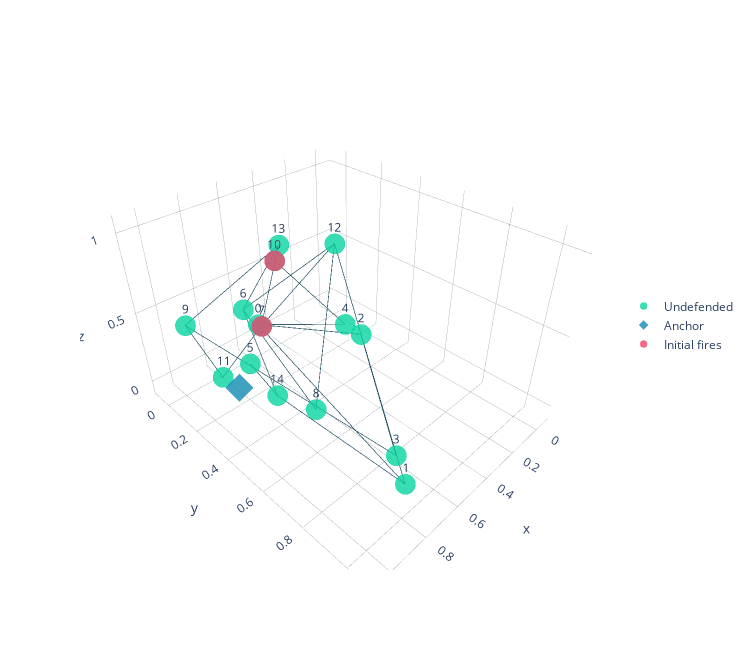

Notebook code cell kept with this figure:
### Markdown cell above
## 3D Connected Erdos Instance

### Code cell
n = 15
p = 0.25
dim =  3
fighter_pos = None
num_fires =  2
seed = None
generator = np.random.default_rng(seed)

x = mfp.erdos_connected(n, p, dim, fighter_pos, num_fires, generator)
mfp.plot3d(x, node_size=7, plot_grid=True, plot_labels=True)

### Figure 1 — Plotly figure (JSON) as saved in the notebook; plotly's stock layout.template omitted (floating-point values rounded to 4 significant figures)
{"data": [{"hoverinfo": "none", "line": {"color": "#073b4c", "width": 1.5}, "mode": "lines", "opacity": 0.8, "showlegend": false, "type": "scatter3d", "x": [0.7397, 0.7442, null, 0.7397, 0.4609, null, 0.7397, 0.2104, null, 0.7442, 0.1442, null, 0.7442, 0.7989, null, 0.4609, 0.6847, null, 0.6847, 0.9414, null, 0.2104, 0.512, null, 0.8721, 0.7989, null, 0.6652, 0.7451, null, 0.6652, 0.1442, null, 0.6652, 0.4033, null, 0.6652, 0.7989, null, 0.5273, 0.9336, null, 0.5273, 0.1442, null, 0.5273, 0.4033, null, 0.7451, 0.1442, null, 0.9414, 0.9336, null, 0.9414, 0.4033, null, 0.512, 0.4033, null], "y": [0.2396, 0.968, null, 0.2396, 0.5408, null, 0.2396, 0.2509, null, 0.968, 0.1346, null, 0.968, 0.3866, null, 0.5408, 0.8845, null, 0.8845, 0.005988, null, 0.2509, 0.119, null, 0.3242, 0.3866, null, 0.05886, 0.5488, null, 0.05886, 0.1346, null, 0.05886, 0.03565, null, 0.05886, 0.3866, null, 0.008299, 0.2112, null, 0.008299, 0.1346, null, 0.008299, 0.03565, null, 0.5488, 0.1346, null, 0.005988, 0.2112, null, 0.005988, 0.03565, null, 0.119, 0.03565, null], "z": [0.456, 0.05581, null, 0.456, 0.4434, null, 0.456, 0.1311, null, 0.05581, 0.6268, null, 0.05581, 0.115, null, 0.4434, 0.1022, null, 0.1022, 0.3983, null, 0.1311, 0.6775, null, 0.3434, 0.115, null, 0.3814, 0.1274, null, 0.3814, 0.6268, null, 0.3814, 0.6835, null, 0.3814, 0.115, null, 0.1309, 0.1909, null, 0.1309, 0.6268, null, 0.1309, 0.6835, null, 0.1274, 0.6268, null, 0.3983, 0.1909, null, 0.3983, 0.6835, null, 0.6775, 0.6835, null]}, {"hoverinfo": "text", "marker": {"color": "#06d6a0", "line": {"color": "#06d6a0", "width": 0.5}, "opacity": 0.8, "size": 7, "symbol": "circle"}, "mode": "markers+text", "name": "Undefended", "text": ["0", "1", "2", "3", "4", "5", "6", "7", "8", "9", "10", "11", "12", "13", "14"], "type": "scatter3d", "x": [0.7397, 0.7442, 0.4609, 0.6847, 0.2104, 0.8721, 0.6652, 0.5273, 0.7451, 0.9414, 0.512, 0.9336, 0.1442, 0.4033, 0.7989], "y": [0.2396, 0.968, 0.5408, 0.8845, 0.2509, 0.3242, 0.05886, 0.008299, 0.5488, 0.005988, 0.119, 0.2112, 0.1346, 0.03565, 0.3866], "z": [0.456, 0.05581, 0.4434, 0.1022, 0.1311, 0.3434, 0.3814, 0.1309, 0.1274, 0.3983, 0.6775, 0.1909, 0.6268, 0.6835, 0.115]}, {"hoverinfo": "text", "marker": {"color": "#118ab2", "line": {"color": "#118ab2", "width": 0.5}, "opacity": 0.8, "size": 7, "symbol": "diamond"}, "mode": "markers", "name": "Anchor", "text": ["Anchor"], "type": "scatter3d", "x": [0.8754], "y": [0.2358], "z": [0.09081]}, {"hoverinfo": "text", "marker": {"color": "#ef476f", "line": {"color": "#ef476f", "width": 0.5}, "opacity": 0.8, "size": 7, "symbol": "circle"}, "mode": "markers", "name": "Initial fires", "text": ["7", "10"], "type": "scatter3d", "x": [0.5273, 0.512], "y": [0.008299, 0.119], "z": [0.1309, 0.6775]}], "layout": {"height": 650, "hovermode": "closest", "legend": {"title": {"text": ""}, "y": 0.5, "yanchor": "middle"}, "margin": {"b": 80, "l": 80, "r": 80, "t": 80}, "scene": {"xaxis": {"gridcolor": "#6c757d", "gridwidth": 0.5, "linecolor": "#6c757d", "linewidth": 0.5, "range": [-0.1, 1.1], "showbackground": false, "showgrid": true, "showline": true, "showticklabels": true, "title": {"text": "x"}, "zeroline": true, "zerolinecolor": "#6c757d", "zerolinewidth": 0.5}, "yaxis": {"gridcolor": "#6c757d", "gridwidth": 0.5, "linecolor": "#6c757d", "linewidth": 0.5, "range": [-0.1, 1.1], "showbackground": false, "showgrid": true, "showline": true, "showticklabels": true, "title": {"text": "y"}, "zeroline": true, "zerolinecolor": "#6c757d", "zerolinewidth": 0.5}, "zaxis": {"gridcolor": "#6c757d", "gridwidth": 0.5, "linecolor": "#6c757d", "linewidth": 0.5, "range": [-0.1, 1.1], "showbackground": false, "showgrid": true, "showline": true, "showticklabels": true, "title": {"text": "z"}, "zeroline": true, "zerolinecolor": "#6c757d", "zerolinewidth": 0.5}}, "showlegend": true, "title": {"text": ""}, "width": 750}}
